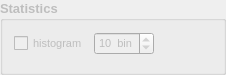
<?xml version="1.0" encoding="UTF-8"?>
<ui version="4.0">
<class>groupBoxStatistics</class>
<widget class="QGroupBox" name="groupBoxStatistics">
<property name="enabled">
<bool>false</bool>
</property>
<property name="geometry">
<rect>
    <x>80</x>
    <y>110</y>
    <width>226</width>
    <height>68</height>
</rect>
</property>
<property name="font">
<font>
    <pointsize>10</pointsize>
    <weight>75</weight>
    <bold>true</bold>
</font>
</property>
<property name="title">
<string>Statistics</string>
</property>
<layout class="QVBoxLayout" name="verticalLayout_10">
<item>
    <layout class="QVBoxLayout" name="verticalLayout_11">
    <item>
    <layout class="QVBoxLayout" name="verticalLayoutStatistics">
    <item>
        <layout class="QHBoxLayout" name="horizontalLayoutStatistics">
        <item>
        <widget class="QCheckBox" name="checkBoxStatistics">
        <property name="font">
            <font>
            <pointsize>8</pointsize>
            <weight>50</weight>
            <bold>false</bold>
            </font>
        </property>
        <property name="text">
            <string>histogram</string>
        </property>
        </widget>
        </item>
        <item>
        <widget class="QSpinBox" name="spinBoxStatistics">
        <property name="maximumSize">
            <size>
            <width>60</width>
            <height>16777215</height>
            </size>
        </property>
        <property name="font">
            <font>
            <pointsize>8</pointsize>
            <weight>50</weight>
            <bold>false</bold>
            </font>
        </property>
        <property name="suffix">
            <string>  bin</string>
        </property>
        <property name="prefix">
            <string/>
        </property>
        <property name="minimum">
            <number>1</number>
        </property>
        <property name="maximum">
            <number>1000000</number>
        </property>
        <property name="value">
            <number>10</number>
        </property>
        </widget>
        </item>
        <item>
        <spacer name="horizontalSpacer">
        <property name="orientation">
            <enum>Qt::Horizontal</enum>
        </property>
        <property name="sizeHint" stdset="0">
            <size>
            <width>40</width>
            <height>20</height>
            </size>
        </property>
        </spacer>
        </item>
        </layout>
    </item>
    <item>
        <widget class="QLabel" name="statisticsLabel">
        <property name="maximumSize">
        <size>
        <width>16777215</width>
        <height>0</height>
        </size>
        </property>
        <property name="font">
        <font>
        <pointsize>8</pointsize>
        <weight>50</weight>
        <bold>false</bold>
        </font>
        </property>
        <property name="text">
        <string/>
        </property>
        </widget>
    </item>
    </layout>
    </item>
    </layout>
</item>
</layout>
</widget>
 <resources/>
 <connections/>
</ui>
